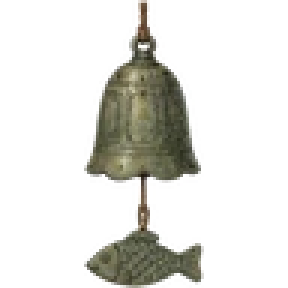
#> input picture assets/it/bell.webp, 96 x 96 px, given in place of icons-items.png, which was not available (shown 3 times larger)
$ python items_cut.py
#> lines starting #> are read from the running program, lines starting #| are printed output that depends on the picture; after the words box and inside, x2 and y2 are one past the last pixel; in counts of white or black regions, pixels touching at a corner belong together; pictures that were not available may be replaced by others from this repository, and a replacement may not be noted
# item icons: one sheet of ten on white (5 x 2) → assets/it/<id>.webp, white keyed to alpha, enclosed white (the coin's hole) cut out
import numpy as np
from PIL import Image
from scipy import ndimage
a = np.asarray(Image.open('assets/raw/icons-items.png').convert('RGB')).astype(np.float32)
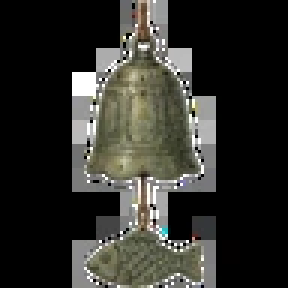
#> a: shape (96, 96, 3) float32 (shown 3 times larger); mean R, G, B 48.1, 47.9, 43
H, W, _ = a.shape; ids = ["coin", "hon", "pill", "charm", "sp", "powder", "bok", "drumstick", "straw", "bell"]
#> after `H, W, _ = a.shape`: H = 96; W = 96
for k, name in enumerate(ids):
  r, c = divmod(k, 5); cell = a[int(r * H / 2):int((r + 1) * H / 2), int(c * W / 5):int((c + 1) * W / 5)]
  mn = cell.min(2); sat = cell.max(2) - mn; bg = (mn > 232) & (sat < 18)
  lab, n = ndimage.label(bg); sizes = ndimage.sum(bg, lab, range(1, n + 1))
  edge = set(np.unique(np.concatenate([lab[0], lab[-1], lab[:, 0], lab[:, -1]]))) - {0}
  holes = [i + 1 for i, s in enumerate(sizes) if s > 120]   # big white pockets (coin hole, gaps) go too
  clear = np.isin(lab, list(edge) + holes)
  fg = ~clear; l2, n2 = ndimage.label(fg); s2 = ndimage.sum(fg, l2, range(1, n2 + 1)); fg = np.isin(l2, [i + 1 for i, s in enumerate(s2) if s > 60])
  al = np.clip((ndimage.gaussian_filter(fg.astype(np.float32), .8) - .1) / .8, 0, 1)
  if name == "hon": al *= np.clip((255 - mn) / 60, .35, 1)   # the wisp is pale: let its light parts thin out instead of a white blob
  # ink-wash grade like the stage props: colour at 55%, values pressed toward the paper, a warm wash — they sit in the painting, not on it
  lum = cell.mean(2, keepdims=True); cell = np.clip((26 + lum * .74 + (cell - lum) * .55) * np.array([1.0, .96, .9]), 0, 255)
  ys, xs = np.where(al > .05); y0, y1, x0, x1 = ys.min(), ys.max() + 1, xs.min(), xs.max() + 1
  im = Image.fromarray(np.dstack([cell, al * 255]).astype(np.uint8)[y0:y1, x0:x1], 'RGBA')
  s = 96 / max(im.size); im = im.resize((max(1, round(im.width * s)), max(1, round(im.height * s))), Image.LANCZOS)
  out = Image.new('RGBA', (96, 96), (0, 0, 0, 0)); out.paste(im, ((96 - im.width) // 2, (96 - im.height) // 2)); out.save(f'assets/it/{name}.webp', quality=90, method=6)
#> this loop made 10 passes
#> (n, s2, x1) on passes 1, 3, 5, 6, 8, 9, 10: (0, [912], 19), (22, [907], 19), (0, [960], 20), (0, [912], 19), (28, [907], 19), (21, [909], 19), (0, [960], 20)
#> (n, sizes, s2, x1) on passes 2, 4, 7: (13, [1, 1, 1, 1, 65, 1, 1, 1, 1, 2, 2, 4, 4], [910], 19), (11, [1, 1, 1, 1, 1, 1, 1, 1, 2, 3, 2], [907], 19), (14, [1, 1, 1, 1, 1, 1, 1, 1, 1, 1, 1, 1, 1, 1], [912], 19)
#> pass 1, `out = Image.new('RGBA', (96, 96), (0, 0, 0, 0))`:
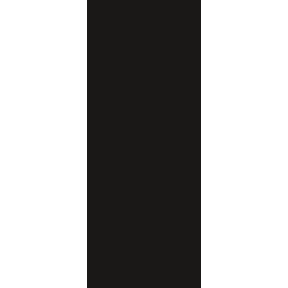
#> saved as coin.webp: PIL image 96x96 RGBA (shown 3 times larger); mean R, G, B, A 10.3, 9.5, 9.1, 100.9; transparent parts drawn white
#> after the loop: al: shape (48, 20) float32; every value is 1
#> after the loop: bg: shape (48, 20) bool; every value is 0
#> after the loop: fg: shape (48, 20) bool; every value is 1
#> after the loop: l2: shape (48, 20) int32; every value is 1
#> after the loop: lab: shape (48, 20) int32; every value is 0
#> after the loop:
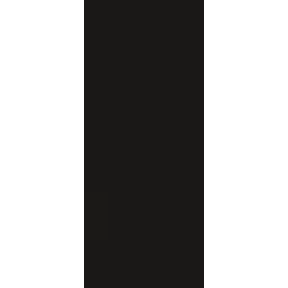
#> out: PIL image 96x96 RGBA (shown 3 times larger); mean R, G, B, A 10.8, 10, 9.6, 106.2; transparent parts drawn white
print('ok')

$ run again, on assets/it/drumstick.webp
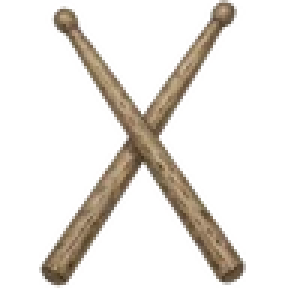
#> input picture assets/it/drumstick.webp, 96 x 96 px, given in place of icons-items.png, which was not available (shown 3 times larger)
#> the loop `for k, name in enumerate(ids):` made 10 passes
#> (n, s2, x1) on passes 2, 3, 4, 7, 8, 9: (21, [910], 19), (22, [904], 19), (23, [910], 19), (25, [906], 19), (17, [910], 19), (21, [910], 19)
#> after the loop `for k, name in enumerate(ids):`:
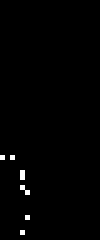
#> bg: shape (48, 20) bool (shown 5 times larger); 0.83% white in thin lines or dots, all inside (x1, y1, x2, y2) = (0, 31, 6, 47)
#> after the loop `for k, name in enumerate(ids):`:
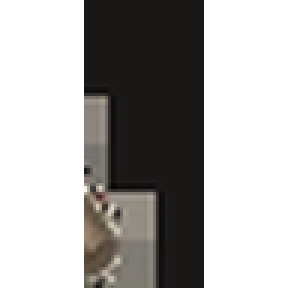
#> out: PIL image 96x96 RGBA (shown 3 times larger); mean R, G, B, A 22.4, 20.9, 19.5, 106.2; transparent parts drawn white

$ run again, on assets/it/pill.webp
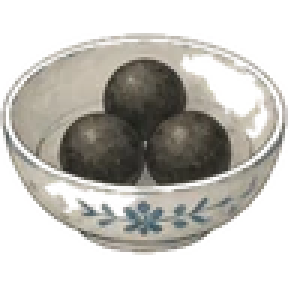
#> input picture assets/it/pill.webp, 96 x 96 px, given in place of icons-items.png, which was not available (shown 3 times larger)
#> the loop `for k, name in enumerate(ids):` made 10 passes
#> (n, s2, x1) on passes 1, 3, 5, 6, 7: (21, [908], 19), (0, [912], 19), (29, [951], 20), (28, [845], 19), (26, [906], 19)
#> after the loop `for k, name in enumerate(ids):`:
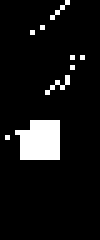
#> bg: shape (48, 20) bool (shown 5 times larger); 8% white; 9 white regions (8 under 20 px), largest, box (x1, y1, x2, y2) and area: (3, 24, 12, 32) 61
#> after the loop `for k, name in enumerate(ids):`:
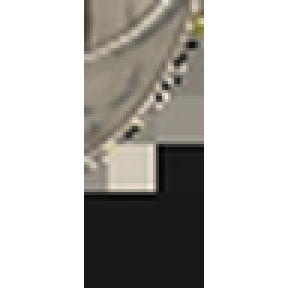
#> out: PIL image 96x96 RGBA (shown 3 times larger); mean R, G, B, A 42, 39.8, 36.2, 106.2; transparent parts drawn white
